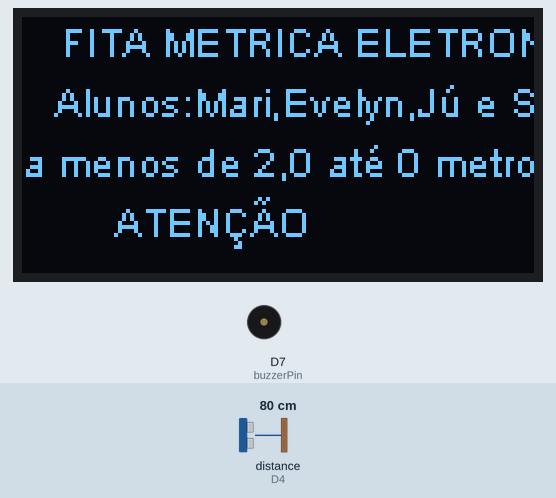
Recording of a sketch running on a simulated ESP8266 (NodeMCU). Shown: 128×64 one-colour display, buzzer (waves = sounding, pin HIGH). Wiring (inferred from the names in the program): ultrasonic range finder: trigger D3; echo D4. The test bench sets the inputs (shaded band); at power-on: distance to the obstacle (sensor on D4) 80 cm. The echo pulse lasts 58.3 µs per cm; WiFi joins after 1.5 s; servers stay silent unless stated; pins used as bus, display or sensor lines are not drawn; what the sketch prints to the serial monitor is not drawn.

Above: at 2.7 s.
2.8 s: distance to the obstacle (sensor on D4) set to 120 cm
At 3.6 s:
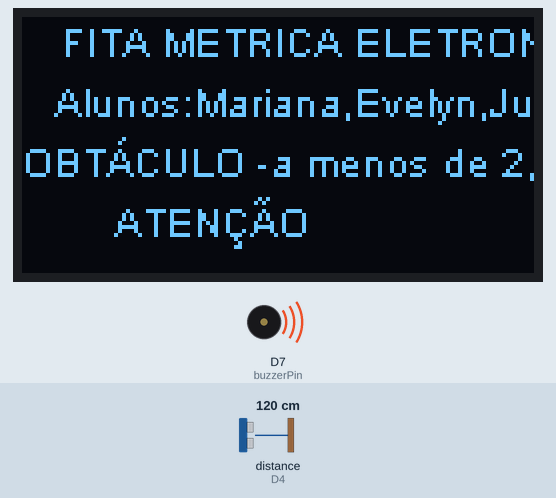
5.8 s: distance to the obstacle (sensor on D4) set to 18 cm
At 6.09 s:
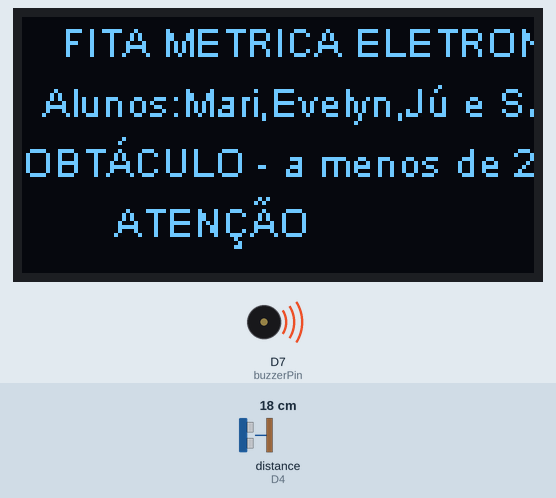
7.7 s: distance to the obstacle (sensor on D4) set to 149 cm
At 9.1 s:
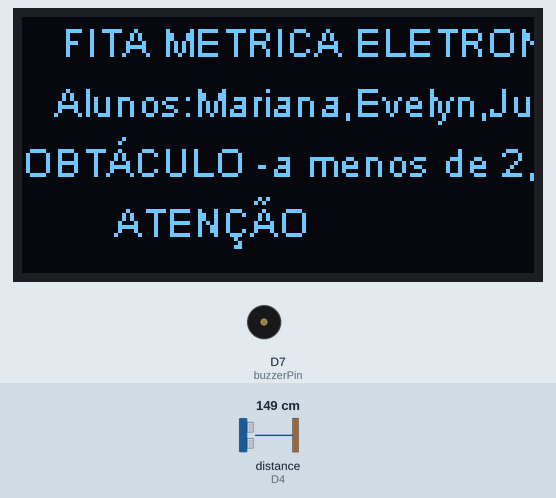
9.2 s: distance to the obstacle (sensor on D4) set to 157 cm
At 10.1 s:
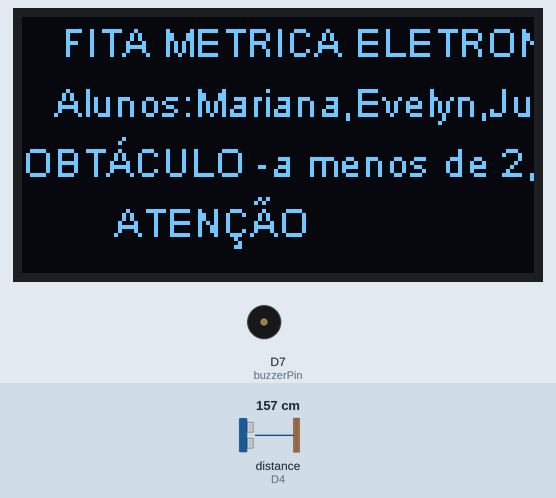
10.7 s: distance to the obstacle (sensor on D4) set to 299 cm
At 11.3 s:
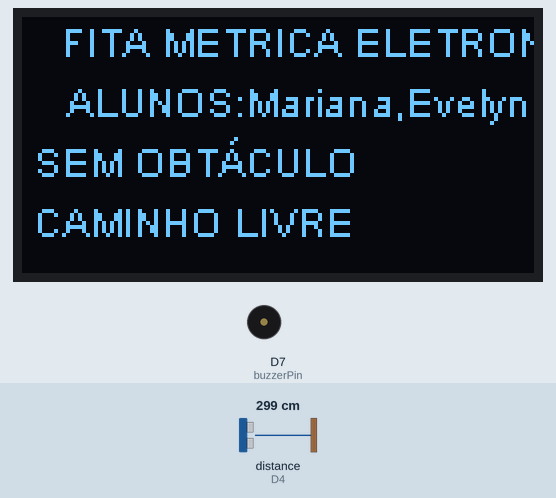
Timing chart, 0 to 13.7 s (numbered marks = the images above; inputs shaded):
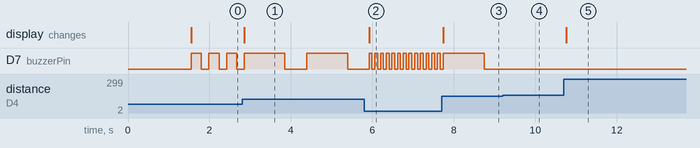

The sketch:

BasicOTA-Francenylson.ino
```cpp
//******************NÃO ALTERAR OU APAGAR ESSES CODIGOS**********************************
//INICIO DOS PROCEDIMENTOS DE BIBLIOTECAS PARA COMUNICAÇÃO/GRAVAÇÃO NO MICROCONTROLADOR
#include <ESP8266WiFi.h>
#include <ESP8266mDNS.h>
#include <WiFiUdp.h>
#include <ArduinoOTA.h>
const char* ssid = "Nossa Rede 2016";
const char* password = "r68888031120r";
//FIM DOS PROCEDIMENTOS DE BIBLIOTECAS PARA COMUNICAÇÃO/GRAVAÇÃO NO MICROCONTROLADOR
//************************************************************************************


//INICIO DA SUA PROGRAMAÇÃO

#include "ESP8266WiFi.h"
#include "SSD1306.h"
SSD1306 display(0x3c, D2, D1);
#define trigPin D3
#define echoPin D4
#define buzzerPin D7

// FIM DA SUA PROGRAMAÇÃO


void setup() {

  //INICIO DA SUA PROGRAMACAO DE CONFIGUTAÇÃO AQUI - OPÇÃO 1

  display.init();
  display.flipScreenVertically(); //orientacao do texto
  pinMode(trigPin, OUTPUT);
  pinMode(echoPin, INPUT);
  pinMode(buzzerPin, OUTPUT);
  digitalWrite(trigPin, LOW);


  //FIM DA SUA PROGRAMAÇÃO DE CONFIGURAÇÃO AQUI


  //******************NÃO ALTERAR OU APAGAR ESSES CODIGOS**********************************
  //INICIO DOS PROCEDIMENTOS DE CONFIGURAÇÃOS PARA COMUNICAÇÃO/GRAVAÇÃO NO MICROCONTROLADOR
  Serial.begin(115200);
  Serial.println("Booting");
  WiFi.mode(WIFI_STA);
  WiFi.begin(ssid, password);
  while (WiFi.waitForConnectResult() != WL_CONNECTED) {
    Serial.println("Connection Failed! Rebooting...");
    delay(5000);
    ESP.restart();
  //FIM DOS PROCEDIMENTOS DE CONFIGURAÇÃOS PARA COMUNICAÇÃO/GRAVAÇÃO NO MICROCONTROLADOR
  //*************************************************************************************


   //INICIO DA SUA PROGRAMACAO DE CONFIGUTAÇÃO AQUI - OPÇÃO 2


  //FIM DA SUA PROGRAMAÇÃO DE CONFIGURAÇÃO AQUI

  }


  //******************NÃO ALTERAR OU APAGAR ESSES CODIGOS**********************************
  //INICIO DOS PROCEDIMENTOS PARA COMUNICAÇÃO/GRAVAÇÃO NO MICROCONTROLADOR
  ArduinoOTA.onStart([]() {
    String type;
    if (ArduinoOTA.getCommand() == U_FLASH)
      type = "sketch";
    else // U_SPIFFS
      type = "filesystem";

    // NOTE: if updating SPIFFS this would be the place to unmount SPIFFS using SPIFFS.end()
    Serial.println("Start updating " + type);
  });
  ArduinoOTA.onEnd([]() {
    Serial.println("\nEnd");
  });
  ArduinoOTA.onProgress([](unsigned int progress, unsigned int total) {
    Serial.printf("Progress: %u%%\r", (progress / (total / 100)));
  });
  ArduinoOTA.onError([](ota_error_t error) {
    Serial.printf("Error[%u]: ", error);
    if (error == OTA_AUTH_ERROR) Serial.println("Auth Failed");
    else if (error == OTA_BEGIN_ERROR) Serial.println("Begin Failed");
    else if (error == OTA_CONNECT_ERROR) Serial.println("Connect Failed");
    else if (error == OTA_RECEIVE_ERROR) Serial.println("Receive Failed");
    else if (error == OTA_END_ERROR) Serial.println("End Failed");
  });
  ArduinoOTA.begin();
  Serial.println("Ready");
  Serial.print("IP address: ");
  Serial.println(WiFi.localIP());
}
  //FIM DOS PROCEDIMENTOS PARA COMUNICAÇÃO/GRAVAÇÃO NO MICROCONTROLADOR
  //********************************************************************

  long duracao;
  float distancia, aux;

void loop() {


  //INICIO DA SUA PROGRAMACAO DE CONFIGUTAÇÃO AQUI - OPÇÃO 1

digitalWrite(trigPin,HIGH);
  delayMicroseconds(10);
  digitalWrite(trigPin, LOW);

  //digitalWrite(buzzerPin, HIGH);

  duracao = pulseIn(echoPin, HIGH ,1000000);
  aux = duracao;
  distancia = (aux*340/10000)/2;
  //Serial.print("Distancia: ");
  //Serial.println(distancia);

  //Serial.print("Duracao: ");
  //Serial.println(duracao);

  if (distancia >= 250) {
    Serial.print("Obstáculo DISTANTE");
    digitalWrite(buzzerPin, LOW);
    display.clear();
    display.display();3

    ;display.setTextAlignment(TEXT_ALIGN_LEFT);
    display.setFont(ArialMT_Plain_10);
    display.drawString(10, 0, "FITA METRICA ELETRONICA");
    display.drawString(5, 15,  "  ALUNOS:Mariana,Evelyn,Julianna e Samuel ");
    display.drawString(0, 30, " SEM OBTÁCULO ");
    display.drawString(0, 45, " CAMINHO LIVRE ");
    display.display();

  } else if (distancia <= 150 && distancia > 100) {
    Serial.print("Obstáculo a menos 2,0 metros até 0 metro");
    display.clear();
    display.display();
    display.setTextAlignment(TEXT_ALIGN_LEFT);
    display.setFont(ArialMT_Plain_10);
    display.drawString(10, 0, "FITA METRICA ELETRONICA");
    display.drawString(5, 15, " Alunos:Mariana,Evelyn,Julianna e Samuel ");
    display.drawString(0, 30, "OBTÁCULO -a menos de 2,0 até 0 metro");
    display.drawString(20, 45, " ATENÇÃO ");
    display.display();
    digitalWrite(buzzerPin, HIGH);
    delay(1000);
    digitalWrite(buzzerPin, LOW);
    delay(500);

  } else if (distancia <= 99 && distancia > 50) {
    Serial.print("Obstáculo a menos de 2,0 metro até 0 metro");
    display.clear();
    display.display();
    display.setTextAlignment(TEXT_ALIGN_LEFT);
    display.setFont(ArialMT_Plain_10);
    display.drawString(10, 0, "FITA METRICA ELETRONICA");
    display.drawString(5, 15, " Alunos:Mari,Evelyn,Jú e Samu ");
    display.drawString(0, 30, "a menos de 2,0 até 0 metro");
    display.drawString(20, 45, " ATENÇÃO ");
    display.display();
    digitalWrite(buzzerPin, HIGH);
    delay(250);
    digitalWrite(buzzerPin, LOW);
    delay(150);
  } if (distancia <= 49 && distancia > 10) {
    Serial.print("Obstáculo a menos de 2,0 até 0 metros");
    display.clear();
    display.display();
    display.setTextAlignment(TEXT_ALIGN_LEFT);
    display.setFont(ArialMT_Plain_10);
    display.drawString(10, 0, "FITA METRICA ELETRONICA");
    display.drawString(5, 15, "Alunos:Mari,Evelyn,Jú e Samu");
    display.drawString(0, 30, "OBTÁCULO - a menos de 2,0 até 0 metro");
    display.drawString(20, 45, " ATENÇÃO ");
    display.display();
    digitalWrite(buzzerPin, HIGH);
    delay(70);
    digitalWrite(buzzerPin, LOW);
    delay(40);
  }


  //FIM DA SUA PROGRAMAÇÃO DE CONFIGURAÇÃO AQUI


  //******************NÃO ALTERAR OU APAGAR ESSES CODIGOS**********************************
  //INICIO DO PROTOCOLO PARA COMUNICAÇÃO/GRAVAÇÃO COM O MICROCONTROLADOR
  ArduinoOTA.handle();
  //FIM DO PROTOCOLO PARA COMUNICAÇÃO/GRAVAÇÃO COM O MICROCONTROLADOR
  //***************************************************************************************


  //INICIO DA SUA PROGRAMACAO DE CONFIGUTAÇÃO AQUI - OPÇÃO 2


  //FIM DA SUA PROGRAMAÇÃO DE CONFIGURAÇÃO AQUI

}
```

Measured:
- after the input at 2.8 s, D7 (buzzerPin): HIGH → LOW after 1.1 s, → HIGH 0.54 s later, → LOW 1.0 s later; the display: changes after 0.05 s (image 1)
- after the input at 5.8 s, the display: changes after 0.12 s (image 2)
- after the input at 7.7 s, the display: changes after 0.05 s (image 3)
- after the input at 9.2 s, D7 (buzzerPin): stays LOW (without the input it goes to HIGH after 0.08 s)
- after the input at 10.7 s, the display: changes after 0.05 s (image 5)
- by itself, D7 (buzzerPin): alternates HIGH for 0.25 s and LOW for 0.18 s
